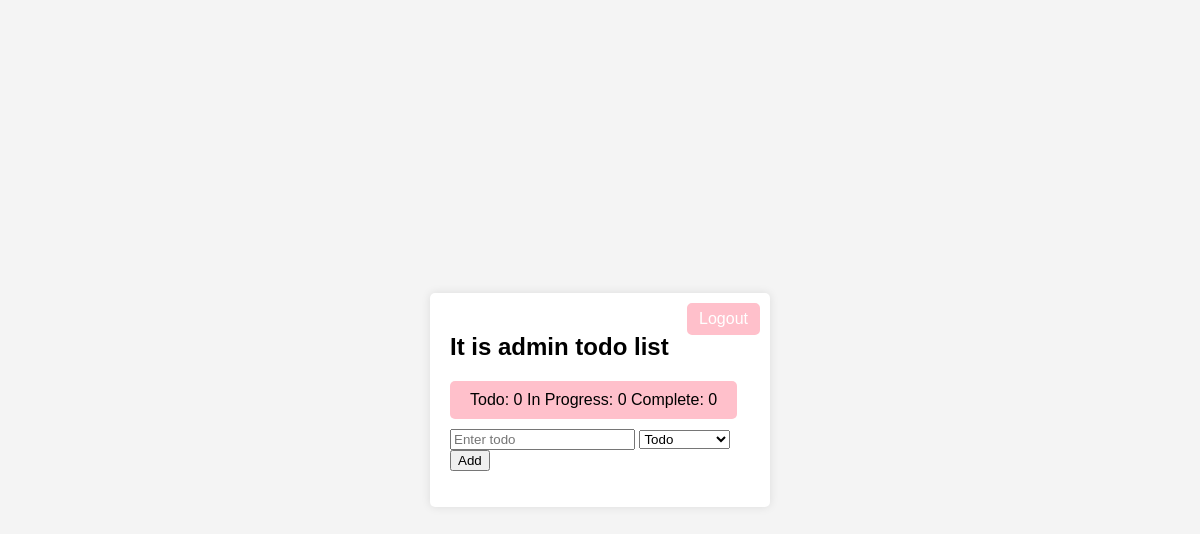
Page / (signed in) on the earlier database version.
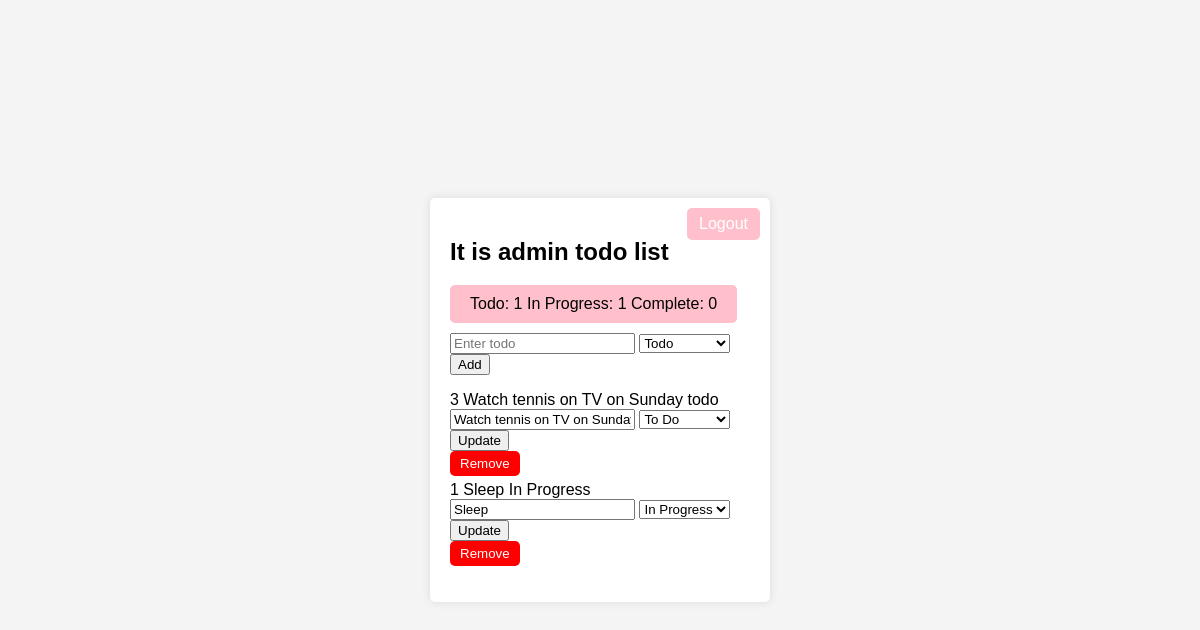
Same page on the later database version.
### tables this page shows
CREATE TABLE todos(
  id INTEGER PRIMARY KEY AUTOINCREMENT,
  taskname VARCHAR(255) NOT NULL,
  status char(30) NOT NULL
);

### app.py (the view)
@app.route('/')
def home():
    if 'username' not in session:
        return redirect('/login')
    cur = get_db().cursor()
    cur.execute("SELECT * FROM todos")
    tasks = cur.fetchall()
    todos = {'todo': [], 'In Progress': [], 'complete': []}
    for task in tasks:
        task_dict = {'id': task[0], 'taskname': task[1], 'status': task[2]}  # Assuming id, taskname, and status are in positions 0, 1, and 2 respectively
        todos[task[2]].append(task_dict)
    return render_template('home.html', todos=todos)

### app.py (called while the page is built)
def get_db():
    db = getattr(g, '_database', None)
    if db is None:
        db = g._database = sqlite3.connect(DATABASE)
        db.row_factory = sqlite3.Row
    return db

@app.teardown_appcontext
def close_connection(exception):
    db = getattr(g, '_database', None)
    if db is not None:
        db.close()

### templates/home.html (shortened to what this page needs)
<!DOCTYPE html>
<html lang="en">
<head>
</head>
<body>
    <div class="todo-container">
        {% if 'username' not in session %}
            <div class="login-form">
                <h2>Login</h2>
                <form action="/login" method="post">
                    {% with messages = get_flashed_messages() %}
                        {% if messages %}
                            {% for message in messages %}
                                <div class="{{ message.split(':')[0] }}">{{ message.split(':')[1] }}</div>
                            {% endfor %}
                        {% endif %}
                    {% endwith %}
                    <label for="username">Username</label>
                    <input type="text" id="username" name="username" required>
                    <label for="password">Password</label>
                    <input type="password" id="password" name="password" required>
                    <input type="submit" value="Login">
                </form>
            </div>
        {% else %}
            <a href="/logout" class="logout-btn">Logout</a>
            <h2>It is {{ session['username'] }} todo list</h2>
            <div class="status-count">
                Todo: {{ todos['todo']|length }}
                In Progress: {{ todos['In Progress']|length }}
                Complete: {{ todos['complete']|length }}
            </div>
            <form action="/add" method="post">
                <input type="text" name="todo" placeholder="Enter todo">
                <select name="status">
                    <option value="todo">Todo</option>
                </select>
                <input type="submit" value="Add">
            </form>
            <ul>
                {% for status, status_todos in todos.items() %}
                    {% for todo in status_todos %}
                        <li>
                            {{ todo.id }} {{ todo.taskname }} {{ todo.status }}
                            <form action="/update/{{ todo.id }}" method="post">
                                <input type="text" name="new_taskname" placeholder="New Task Name" value="{{ todo.taskname }}">
                                <select name="new_status">
                                    <option value="todo" {% if todo.status == 'todo' %} selected {% endif %}>To Do</option>
                                    <option value="In Progress" {% if todo.status == 'In Progress' %} selected {% endif %}>In Progress</option>
                                </select>
                                <button type="submit" class="update-btn">Update</button>
                            </form>
                            <form action="/remove/{{ todo.id }}" method="post">
                                <button type="submit" class="remove-btn">Remove</button>
                            </form>
                        </li>
                    {% endfor %}
                {% endfor %}
            </ul>
        {% endif %}
    </div>
</body>
</html>

Differences in the rows shown:
added todos: id "3", taskname "Watch tennis on TV on Sunday", status "todo", new_taskname "Watch tennis on TV on Sunday", new_status "To Do"
added todos: id "1", taskname "Sleep", status "In Progress", new_taskname "Sleep", new_status "In Progress"
Other differences:
{{ todos['todo']|length }}: "0" → "1"
{{ todos['In Progress']|length }}: "0" → "1"
